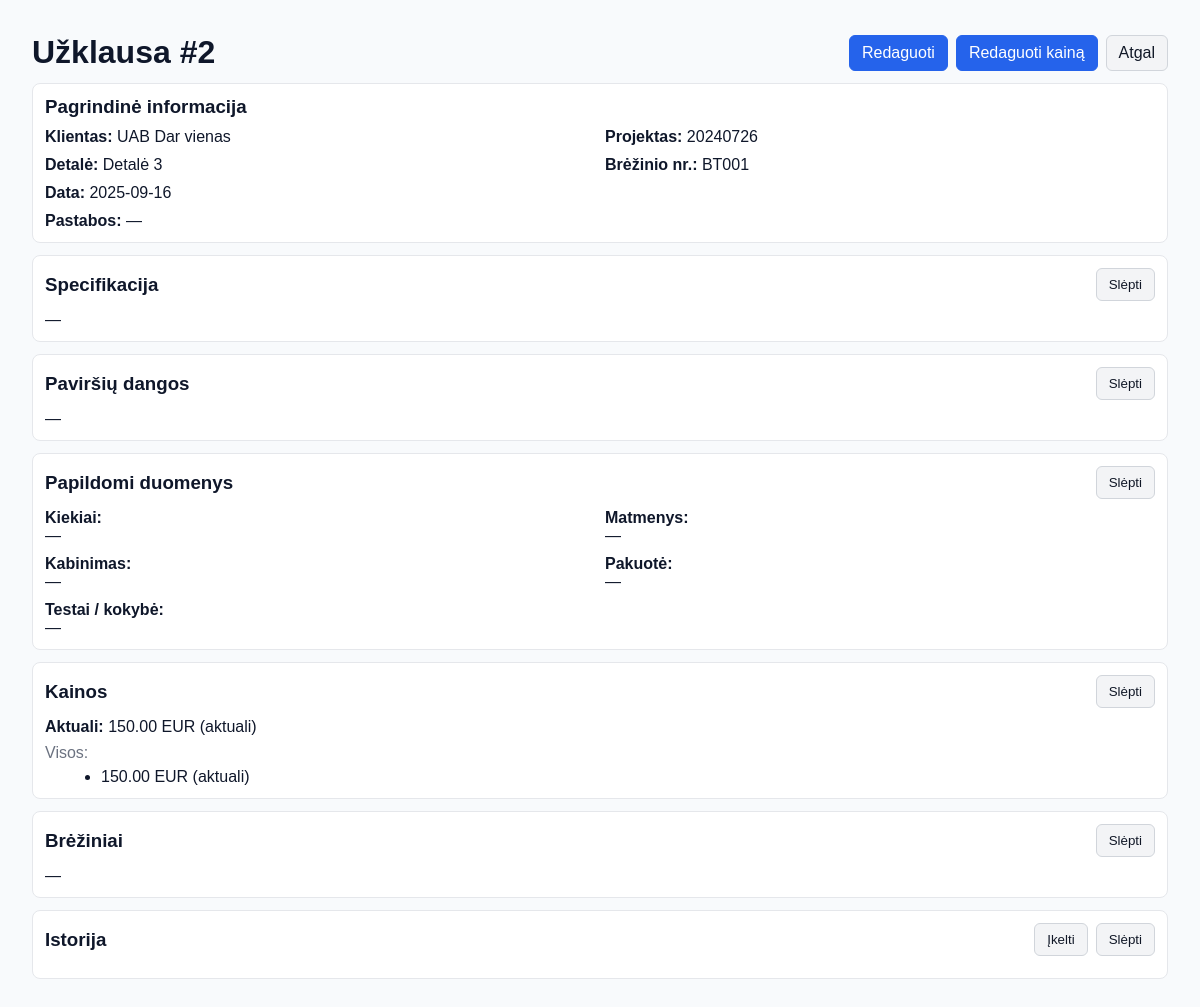
The app's page /detaliu_registras/perziureti_uzklausa/2/ with its own data.
### detaliu_registras/models.py (models this page shows, shortened)
class Timestamped(models.Model):
    created = models.DateTimeField(auto_now_add=True, null=True, blank=True)
    updated = models.DateTimeField(auto_now=True, null=True, blank=True)
    class Meta:
        abstract = True

class Uzklausa(Timestamped):
    klientas = models.ForeignKey(Klientas, on_delete=models.SET_NULL, null=True, blank=True, related_name="uzklausos")
    projektas = models.ForeignKey(Projektas, on_delete=models.SET_NULL, null=True, blank=True, related_name="uzklausos")
    detale = models.ForeignKey(Detale, on_delete=models.SET_NULL, null=True, blank=True, related_name="uzklausos")
    pastabos = models.TextField(blank=True, null=True)
    data = models.DateField(auto_now_add=True, null=True, blank=True)
    history = HistoricalRecords()

class Klientas(Timestamped):
    vardas = models.CharField(max_length=255)
    history = HistoricalRecords()

class Projektas(Timestamped):
    klientas = models.ForeignKey(Klientas, on_delete=models.CASCADE, related_name="projektai")
    pavadinimas = models.CharField(max_length=255)
    aprasymas = models.TextField(blank=True, null=True)
    history = HistoricalRecords()
    def __str__(self):
        return self.pavadinimas

class Detale(Timestamped):
    pavadinimas = models.CharField(max_length=255)
    brezinio_nr = models.CharField(max_length=255, blank=True, null=True)
    kiekis_metinis = models.IntegerField(blank=True, null=True)
    kiekis_menesis = models.IntegerField(blank=True, null=True)
    kiekis_partijai = models.IntegerField(blank=True, null=True)
    kiekis_per_val = models.IntegerField(blank=True, null=True)
    ilgis_mm = models.DecimalField(max_digits=12, decimal_places=2, blank=True, null=True)
    plotis_mm = models.DecimalField(max_digits=12, decimal_places=2, blank=True, null=True)
    aukstis_mm = models.DecimalField(max_digits=12, decimal_places=2, blank=True, null=True)
    skersmuo_mm = models.DecimalField(max_digits=12, decimal_places=2, blank=True, null=True)
    storis_mm = models.DecimalField(max_digits=12, decimal_places=2, blank=True, null=True)
    kabinimo_budas = models.CharField(max_length=255, blank=True, null=True)
    kabliuku_kiekis = models.IntegerField(blank=True, null=True)
    kabinimo_anga_mm = models.DecimalField(max_digits=12, decimal_places=2, blank=True, null=True)
    kabinti_per = models.CharField(max_length=255, blank=True, null=True)
    pakuotes_tipas = models.CharField(max_length=255, blank=True, null=True)
    vienetai_dezeje = models.IntegerField(blank=True, null=True)
    vienetai_paleje = models.IntegerField(blank=True, null=True)
    pakuotes_pastabos = models.CharField(max_length=255, blank=True, null=True)
    testai_druskos_rukas_val = models.IntegerField(blank=True, null=True)
    testas_adhezija = models.CharField(max_length=255, blank=True, null=True)
    testas_storis_mikronai = models.IntegerField(blank=True, null=True)
    testai_kita = models.CharField(max_length=255, blank=True, null=True)
    ppap_dokumentai = models.CharField(max_length=255, blank=True, null=True)
    priedai_info = models.CharField(max_length=255, blank=True, null=True)
    history = HistoricalRecords()

class Kaina(Timestamped):
    MATAS_CHOICES = [
        ("vnt", "Vnt"),
        ("m2", "m²"),
        ("kg", "kg"),
        ("val", "val."),
    ]
    uzklausa = models.ForeignKey(Uzklausa, on_delete=models.CASCADE, related_name="kainos")
    suma = models.DecimalField(max_digits=12, decimal_places=2)
    valiuta = models.CharField(max_length=10, default="EUR")
    busena = models.CharField(
        max_length=10,
        choices=[("aktuali", "Aktuali"), ("sena", "Sena")],
        default="aktuali",
    )
    yra_fiksuota = models.BooleanField(default=False)
    kiekis_nuo = models.PositiveIntegerField(null=True, blank=True)
    kiekis_iki = models.PositiveIntegerField(null=True, blank=True)
    fiksuotas_kiekis = models.PositiveIntegerField(null=True, blank=True)
    kainos_matas = models.CharField(max_length=8, choices=MATAS_CHOICES, null=True, blank=True)
    history = HistoricalRecords()
    class Meta:
        ordering = ["-id"]
    def __str__(self):
        base = f"{self.suma} {self.valiuta}"
        if self.yra_fiksuota and self.fiksuotas_kiekis:
            return f"{base} ({self.fiksuotas_kiekis} {self.kainos_matas or ''}, {self.busena})"
        if self.kiekis_nuo or self.kiekis_iki:
            r1 = self.kiekis_nuo or 0
            r2 = self.kiekis_iki or "∞"
            return f"{base} [{r1}–{r2}] ({self.busena})"
        return f"{base} ({self.busena})"

### detaliu_registras/views.py (the view)
# urls.py: path("perziureti_uzklausa/<int:pk>/", UzklausaDetailView.as_view(), name="perziureti_uzklausa"),
class UzklausaDetailView(DetailView):
    model = Uzklausa
    template_name = "detaliu_registras/perziureti_uzklausa.html"
    context_object_name = "uzklausa"
    def get_context_data(self, **kwargs):
        ctx = super().get_context_data(**kwargs)
        uzk = self.object
        kainos = uzk.kainos.all().order_by("-id")
        current = kainos.filter(busena="aktuali").first()
        ctx["kaina_aktuali"] = current
        ctx["kainos"] = kainos
        return ctx

### detaliu_registras/templates/detaliu_registras/perziureti_uzklausa.html (shortened to what this page needs)
{% extends "base.html" %}
{% block content %}
<div class="container">
  <header style="display:flex;align-items:center;justify-content:space-between;gap:12px;margin:16px 0 12px">
    <h1 style="margin:0">Užklausa #{{ uzklausa.pk }}</h1>
    <div style="display:flex;gap:8px;flex-wrap:wrap">
      <a class="btn" href="{% url 'detaliu_registras:redaguoti_uzklausa' uzklausa.pk %}">Redaguoti</a>
      <a class="btn" href="{% url 'detaliu_registras:redaguoti_kaina' uzklausa.pk %}">Redaguoti kainą</a>
      <a class="btn btn-secondary" href="{% url 'detaliu_registras:uzklausa_list' %}">Atgal</a>
    </div>
  </header>
  <section class="box">
    <h3 style="margin:0 0 10px">Pagrindinė informacija</h3>
    <div class="grid">
      <div><strong>Klientas:</strong> {% firstof uzklausa.klientas.vardas uzklausa.klientas "—" %}</div>
      <div><strong>Projektas:</strong> {{ uzklausa.projektas|default:"—" }}</div>
      <div><strong>Detalė:</strong> {{ uzklausa.detale.pavadinimas|default:"—" }}</div>
      <div><strong>Brėžinio nr.:</strong> {{ uzklausa.detale.brezinio_nr|default:"—" }}</div>
      <div><strong>Data:</strong> {{ uzklausa.data|date:"Y-m-d" }}</div>
      <div style="grid-column:1/-1"><strong>Pastabos:</strong> {{ uzklausa.pastabos|default:"—" }}</div>
    </div>
  </section>
  <section class="box blk" data-key="spec">
    <div style="display:flex;align-items:center;justify-content:space-between">
      <h3 style="margin:0">Specifikacija</h3>
      <button type="button" class="btn btn-secondary blk-toggle">Slėpti</button>
    </div>
    <div class="blk-body" style="margin-top:10px">
      {% with s=uzklausa.detale.specifikacija %}
        {% if s %}
          <div class="grid">
            <div><strong>Metalas:</strong> {{ s.metalas|default:"—" }}</div>
            <div><strong>Plotas m²:</strong> {% if s.plotas_m2 or s.plotas_m2 == 0 %}{{ s.plotas_m2 }}{% else %}—{% endif %}</div>
            <div><strong>Svoris kg:</strong> {% if s.svoris_kg or s.svoris_kg == 0 %}{{ s.svoris_kg }}{% else %}—{% endif %}</div>
            <div><strong>Medžiagos kodas:</strong> {{ s.medziagos_kodas|default:"—" }}</div>
          </div>
        {% else %}
          —
        {% endif %}
      {% endwith %}
    </div>
  </section>
  <section class="box blk" data-key="dangos">
    <div style="display:flex;align-items:center;justify-content:space-between">
      <h3 style="margin:0">Paviršių dangos</h3>
      <button type="button" class="btn btn-secondary blk-toggle">Slėpti</button>
    </div>
    <div class="blk-body" style="margin-top:10px">
      {% with d=uzklausa.detale.pavirsiu_dangos %}
        {% if d %}
          <div class="grid">
            <div><strong>KTL / e-coating:</strong> {{ d.ktl_ec_name|default:"—" }}</div>
            <div><strong>Miltelinis:</strong> {{ d.miltelinis_name|default:"—" }}</div>
            <div><strong>RAL / spalva:</strong> {{ d.spalva_ral|default:"—" }}</div>
            <div><strong>Blizgumas / tekstūra:</strong> {{ d.blizgumas|default:"—" }}</div>
          </div>
        {% else %}
          —
        {% endif %}
      {% endwith %}
    </div>
  </section>
  <section class="box blk" data-key="extra">
    <div style="display:flex;align-items:center;justify-content:space-between">
      <h3 style="margin:0">Papildomi duomenys</h3>
      <button type="button" class="btn btn-secondary blk-toggle">Slėpti</button>
    </div>
    <div class="blk-body" style="margin-top:10px">
      <div class="grid">
        <div>
          <strong>Kiekiai:</strong><br>
          {% with d=uzklausa.detale %}
            {% if d.kiekis_metinis or d.kiekis_menesis or d.kiekis_partijai or d.kiekis_per_val %}
              {% if d.kiekis_metinis %}Metinis: {{ d.kiekis_metinis }}<br>{% endif %}
              {% if d.kiekis_menesis %}Mėnesio: {{ d.kiekis_menesis }}<br>{% endif %}
              {% if d.kiekis_partijai %}Partijai: {{ d.kiekis_partijai }}<br>{% endif %}
              {% if d.kiekis_per_val %}Per val.: {{ d.kiekis_per_val }}{% endif %}
            {% else %}—{% endif %}
          {% endwith %}
        </div>
        <div>
          <strong>Matmenys:</strong><br>
          {% with d=uzklausa.detale %}
            {% if d.ilgis_mm or d.plotis_mm or d.aukstis_mm or d.skersmuo_mm or d.storis_mm %}
              {% if d.ilgis_mm %}Ilgis: {{ d.ilgis_mm }} mm<br>{% endif %}
              {% if d.plotis_mm %}Plotis: {{ d.plotis_mm }} mm<br>{% endif %}
              {% if d.aukstis_mm %}Aukštis: {{ d.aukstis_mm }} mm<br>{% endif %}
              {% if d.skersmuo_mm %}Skersmuo: {{ d.skersmuo_mm }} mm<br>{% endif %}
              {% if d.storis_mm %}Storis: {{ d.storis_mm }} mm{% endif %}
            {% else %}—{% endif %}
          {% endwith %}
        </div>
        <div>
          <strong>Kabinimas:</strong><br>
          {% with d=uzklausa.detale %}
            {% if d.kabinimo_budas or d.kabliuku_kiekis or d.kabinimo_anga_mm or d.kabinti_per %}
              {% if d.kabinimo_budas %}Būdas: {{ d.kabinimo_budas }}<br>{% endif %}
              {% if d.kabliuku_kiekis %}Kabliukų: {{ d.kabliuku_kiekis }}<br>{% endif %}
              {% if d.kabinimo_anga_mm %}Anga: {{ d.kabinimo_anga_mm }} mm<br>{% endif %}
              {% if d.kabinti_per %}Kabinti per: {{ d.kabinti_per }}{% endif %}
            {% else %}—{% endif %}
          {% endwith %}
        </div>
        <div>
          <strong>Pakuotė:</strong><br>
          {% with d=uzklausa.detale %}
            {% if d.pakuotes_tipas or d.vienetai_dezeje or d.vienetai_paleje or d.pakuotes_pastabos %}
              {% if d.pakuotes_tipas %}Tipas: {{ d.pakuotes_tipas }}<br>{% endif %}
              {% if d.vienetai_dezeje %}Vnt. dėžėje: {{ d.vienetai_dezeje }}<br>{% endif %}
              {% if d.vienetai_paleje %}Vnt. palėje: {{ d.vienetai_paleje }}<br>{% endif %}
              {% if d.pakuotes_pastabos %}Pastabos: {{ d.pakuotes_pastabos }}{% endif %}
            {% else %}—{% endif %}
          {% endwith %}
        </div>
        <div style="grid-column:1/-1">
          <strong>Testai / kokybė:</strong><br>
          {% with d=uzklausa.detale %}
            {% if d.testai_druskos_rukas_val or d.testas_adhezija or d.testas_storis_mikronai or d.testai_kita %}
              {% if d.testai_druskos_rukas_val %}Druskos rūkas: {{ d.testai_druskos_rukas_val }} val<br>{% endif %}
              {% if d.testas_adhezija %}Adhezija: {{ d.testas_adhezija }}<br>{% endif %}
              {% if d.testas_storis_mikronai %}Storis: {{ d.testas_storis_mikronai }} μm<br>{% endif %}
              {% if d.testai_kita %}Kita: {{ d.testai_kita }}{% endif %}
            {% else %}—{% endif %}
          {% endwith %}
        </div>
      </div>
    </div>
  </section>
  <section class="box blk" data-key="kainos">
    <div style="display:flex;align-items:center;justify-content:space-between">
      <h3 style="margin:0">Kainos</h3>
      <button type="button" class="btn btn-secondary blk-toggle">Slėpti</button>
    </div>
    <div class="blk-body" style="margin-top:10px">
      {% if kaina_aktuali %}
        <div><strong>Aktuali:</strong> {{ kaina_aktuali }}</div>
      {% else %}
        <div>—</div>
      {% endif %}
      {% if kainos %}
        <div style="margin-top:8px;color:#6b7280">Visos:</div>
        <ul style="margin:6px 0 0 16px">
          {% for k in kainos %}
            <li>{{ k }}</li>
          {% endfor %}
        </ul>
      {% endif %}
    </div>
  </section>
  <section class="box blk" data-key="brez">
    <div style="display:flex;align-items:center;justify-content:space-between">
      <h3 style="margin:0">Brėžiniai</h3>
      <button type="button" class="btn btn-secondary blk-toggle">Slėpti</button>
    </div>
    <div class="blk-body" style="margin-top:10px">
      {% with br=uzklausa.detale.breziniai.all %}
        {% if br %}
          <ul style="list-style:none;padding:0;margin:0;display:grid;grid-template-columns:repeat(auto-fill,minmax(220px,1fr));gap:12px">
            {% for b in br %}
              <li style="border:1px solid #e5e7eb;border-radius:8px;padding:8px;background:#fff">
                <div style="font-weight:600">{{ b.pavadinimas|default:"Brėžinys" }}</div>
                {% if b.failas or b.isorinis_url %}
                  {% if b.tipas == "img" %}
                    <a href="{{ b.failas.url|default:b.isorinis_url }}" target="_blank" rel="noopener">
                      <img src="{{ b.failas.url|default:b.isorinis_url }}" alt="" style="max-width:100%;height:auto;border-radius:6px;margin-top:6px">
                    </a>
                  {% else %}
                    <a class="btn" href="{{ b.failas.url|default:b.isorinis_url }}" target="_blank" rel="noopener">
                      Atverti ({{ b.tipas|upper }})
                    </a>
                  {% endif %}
                {% endif %}
                {% if b.versija %}<div style="color:#6b7280;margin-top:6px">Versija: {{ b.versija }}</div>{% endif %}
                <div style="color:#6b7280;margin-top:6px">Tipas: {{ b.tipas|upper }}</div>
              </li>
            {% endfor %}
          </ul>
        {% else %}
          —
        {% endif %}
      {% endwith %}
    </div>
  </section>
  <section class="box blk" data-key="history" id="history-box">
    <div style="display:flex;align-items:center;justify-content:space-between">
      <h3 style="margin:0">Istorija</h3>
      <div style="display:flex;gap:8px">
        <button id="history-toggle" class="btn btn-secondary" type="button">Įkelti</button>
        <button type="button" class="btn btn-secondary blk-toggle">Slėpti</button>
      </div>
    </div>
  </section>
</div>
{% endblock %}

### detaliu_registras/static/detaliu_registras/css/style.css (style rules this page uses)
body { font-family: Arial, sans-serif; margin: 0; padding: 0; min-height: 100vh; display: flex; flex-direction: column; }
body { min-height:100vh; height:auto; }

### templates/base.html (style rules this page uses)
:root { --app-header-offset: 0px; }
body { margin:0; font-family:system-ui,-apple-system,Segoe UI,Roboto,Ubuntu,"Helvetica Neue",Arial,"Noto Sans","Liberation Sans",sans-serif; background:#f8fafc; color:#0f172a; }
.container { max-width:1200px;margin:0 auto;padding:0 16px }
a.btn,button.btn { display:inline-block;padding:8px 12px;border-radius:6px; border:1px solid #2563eb;background:#2563eb;color:#fff; text-decoration:none;cursor:pointer }
a.btn-secondary,button.btn-secondary { background:#f3f4f6;color:#111827;border-color:#d1d5db }
.box { border:1px solid #e5e7eb;border-radius:8px;padding:12px;margin:12px 0;background:#fff }
.grid { display:grid;grid-template-columns:repeat(2,minmax(0,1fr));gap:10px }

### records on screen
Uzklausa: pk "2", klientas.vardas "UAB Dar vienas", projektas "20240726", detale.pavadinimas "Detalė 3", detale.brezinio_nr "BT001", data "2025-09-16", pastabos "—"
Kaina: suma+valiuta+yra_fiksuota "150.00 EUR (aktuali)"
